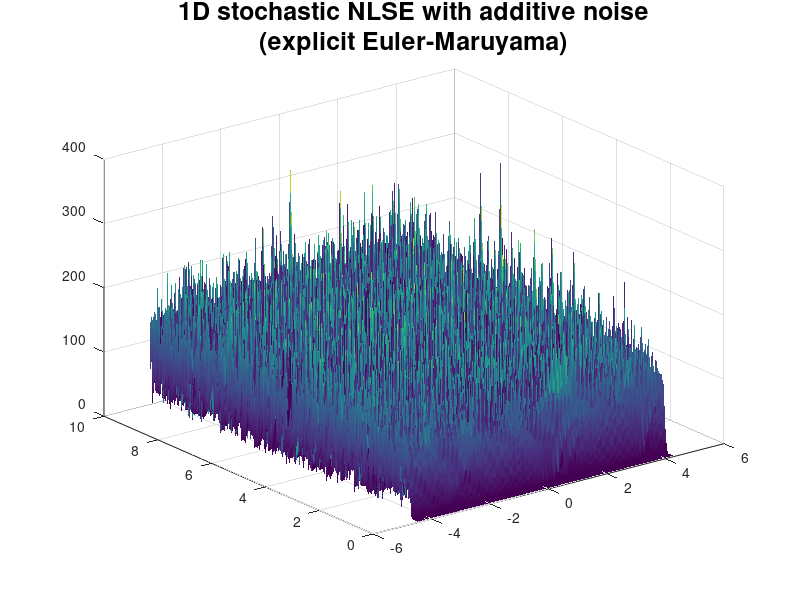

Here is the MATLAB script that generated this plot: (Note: this script raises an error after producing the figure.)
clc; clear;

%% Parameters
L   = 2*sqrt(2)*pi;    % domain length
N   = 64;              % number of spatial points
dx  = L/N;             
x   = linspace(-L/2, L/2-dx, N)';  % periodic grid
T   = 10;              % final time
dt  = 0.001;           % time step
Nt  = round(T/dt);
t   = 0:dt:T;
gam = 2;               % nonlinearity
sigma = 0.1;           % noise amplitude

% Initial condition
p0 = 0.5*(1 + 0.01*cos(2*pi*x/L));
q0 = zeros(N,1);

% Preallocate solution
P = zeros(N, Nt+1);
P(:,1) = p0;
Q = zeros(N, Nt+1);
Q(:,1) = q0;

% Laplacian operator (periodic)
e = ones(N,1);
Dxx = spdiags([e -2*e e], -1:1, N, N)/dx^2;
Dxx(1,N) = 1/dx^2; Dxx(N,1) = 1/dx^2;  % periodic BC

%% Explicit time stepping (Euler-Maruyama)

rng('default');  % for reproducibility
p = p0;
q = q0;
for n = 1:Nt
    % Laplacians
    Lp = Dxx*p;
    Lq = Dxx*q;
    
    % Nonlinear terms
    pmq = p.^2 + q.^2;
    
    % Generate additive noise
    dW1 = sqrt(dt)*randn(N,1);
    dW2 = sqrt(dt)*randn(N,1);
    
    % Explicit Euler-Maruyama update
    p = p - dt*(Lq + gam*pmq.*q) + sigma*dW1;
    q = q + dt*(Lp + gam*pmq.*p) + sigma*dW2;
    
    % Store
    P(:,n+1) = p;
    Q(:,n+1) = q;
end

% Compute |psi|^2
Psi2 = P.^2 + Q.^2;

% Plot
figure;
surf(x', t', Psi2', 'LineStyle', 'none');
title({'1D stochastic NLSE with additive noise', ...
       '(explicit Euler-Maruyama)'}, 'FontSize', 18);
xlabel('$x$', Interpreter='latex', FontSize=20);
ylabel('$t$', Interpreter='latex', FontSize=20);
zlabel('$|\psi|^2$', Interpreter='latex', FontSize=20);
colormap jet;
% shading interp;     % smooth surface
colorbarHandle = colorbar;
ylabel(colorbarHandle, '$|\psi|^2$', 'Interpreter','latex', 'FontSize',18);

%% Implicit (Crank-Nicolson) + Newton's method

T       = 100;           % final time
L       = 2*sqrt(2)*pi;  % domian length
dx      = L/64;          % mesh width
dt      = 0.005;         % time step
x_grid  = -L/2:dx:L/2;   % grid points
t       = 0:dt:T;        % time points
Nt      = T/dt;
gam     = 2;

X = zeros(2*N, Nt);

% Initial conditions
psi0 = init(x_grid, N, L);
psi = psi0;

% IC snapshot
X(:,1) = psi;

sigma = 0.01; % noise amplitude

for i = 1:Nt
    % Initial guess for Newton
    psi_next = psi;

    % Sample additive noise (complex)
    xi = randn(2*N, 1); % independent for p and q parts
    noise = sigma * sqrt(dt) * xi;

    % Newton iteration
    ci = 0;
    err = 1;
    
    while err > 1e-13
        % [fvec, J] = NLSE_solve(psi_next, psi, dx, dt, gam, N);
        [fvec, J] = NLSE_solve_BC(psi_next, psi, dx, dt, gam, N, 'periodic');
        
        % Include noise to residual (only to fvec)
        fvec = fvec - noise;
        
        % Update Newton
        psi_next = psi_next - (J \ fvec);
        ci = ci + 1;
        err = norm(fvec);
        if ci == 10
            err
            err = 0.5e-14;
        end
    end

    % Store solution
    X(:,i+1) = psi_next;
    psi = psi_next;
end

% %
P   = X(1:N, :);         % p snapshots
Q   = X(N+1:end, :);     % q snapshots
Psi = abs(P + Q*1j);     % |psi| snapshots
% 

% % Plotting the solution and energy
figure;
surf(x_grid(2:end)', t', (Psi(1:N,:).^2)','LineStyle','none')
title({'Stochastic 1D NLSE with additive noise', ...
       'implicit (CN) E-M Scheme'}, 'FontSize', 18);
xlabel('$x$', Interpreter='latex', FontSize=20);
ylabel('$t$', Interpreter='latex', FontSize=20);
zlabel('$|\psi|^2$', Interpreter='latex', FontSize=20);
colormap jet;
colorbarHandle = colorbar;
ylabel(colorbarHandle, '$|\psi|^2$', 'Interpreter','latex', 'FontSize',18);

%% Semi-implicit time stepping
% (implicit for linear drift term + explicit for nonlinear drift term)
% This becomes unstable for larger time step (dt = 0.005)
% and only stable for e.g. dt = 0.001

% Spatial parameters
Lx = 2*sqrt(2)*pi;
N  = 64;
dx = Lx / N;
x  = linspace(-Lx/2, Lx/2-dx, N)';  % spatial grid

% Temporal parameters
dt = 0.001;
Nt = 100000;
t  = (0:Nt)*dt;

% NLSE parameters
kappa = 2.0;
sigma = 0.01;

% Initial condition
A = 0.5;
psi = A * (1 + 0.01 * cos(2*pi*x/Lx));
psi = complex(psi, zeros(size(psi)));  % complex

% Store |psi|^2
X = zeros(N, Nt+1);
X(:,1) = abs(psi).^2;

% Laplacian operator (periodic BC)
e = ones(N,1);
Lop = spdiags([e -2*e e], -1:1, N, N) / dx^2;
% periodic wrap
Lop = full(Lop);
Lop(1,end) = 1/dx^2;
Lop(end,1) = 1/dx^2;
Lop = sparse(Lop);

% Implicit operator (precompute)
I = speye(N);
LHS = I - 1i*dt*Lop;  % constant

% Time-stepping
for n = 1:Nt
    % Nonlinear term (explicit)
    NL = 1i * kappa * dt * abs(psi).^2 .* psi;

    % Stochastic additive noise
    xi = randn(N,1) + 1i*randn(N,1);
    noise = -1i * sigma * sqrt(dt) * xi;

    % Right-hand side
    RHS = psi + NL + noise;

    % Solve linear system
    psi = LHS \ RHS;

    % Store solution
    X(:,n+1) = abs(psi).^2;
end

% Plot snapshots
plot_every = 100;
figure;
hold on;
for n = 1:plot_every:Nt+1
    plot(x, X(:,n));
end
xlabel('x');
ylabel('|psi|^2');
title('Stochastic 1D NLSE (additive noise)');
grid on;
hold off;

% Surf plot of |psi|^2
t_plot = t(1:plot_every:end); 
X_plot = X(:,1:plot_every:end);

figure;
surf(x, t_plot, X_plot', 'EdgeColor', 'none'); % transpose X for correct orientation
xlabel('$x$', Interpreter='latex', FontSize=20);
ylabel('$t$', Interpreter='latex', FontSize=20);
zlabel('$|\psi|^2$', Interpreter='latex', FontSize=20);
title({'Stochastic 1D NLSE with additive noise', ...
       'semi-implicit E-M + linear solver'}, 'FontSize', 18);
colormap jet;
view(2);   % view from top (optional, can remove for 3D view)
colorbar;


%% Fully implicit + Newton's method
% Treat both linear and nonlinear drift terms implicitly

T       = 100;           % final time
L       = 2*sqrt(2)*pi;  % domian length
N       = 64;            % number of spatial points
dx      = L/N;           % mesh width
dt      = 0.005;         % time step
x_grid  = -L/2:dx:L/2;   % grid points
t       = 0:dt:T;        % time points
Nt      = T/dt;
gam     = 2;

X = zeros(2*N, Nt);

% Initial conditions
psi0 = init(x_grid, N, L);
psi = psi0;

% IC snapshot
X(:,1) = psi;

sigma = 0.01; % noise amplitude

for i = 1:Nt
    % Initial guess for Newton
    psi_next = psi;

    % Sample additive noise (complex)
    xi = randn(2*N, 1); % independent for p and q parts
    noise = sigma * sqrt(dt) * xi;

    % Newton iteration
    ci = 0;
    err = 1;
    
    while err > 1e-13
        [fvec, J] = NLSE_solve_fully_implicit(psi_next, psi, dx, dt, gam, N);
        
        % Include noise to residual (only to fvec)
        fvec = fvec - noise;
        
        % Update Newton
        psi_next = psi_next - (J \ fvec);
        ci = ci + 1;
        err = norm(fvec);
        if ci == 10
            err
            err = 0.5e-14;
        end
    end

    % Store solution
    X(:,i+1) = psi_next;
    psi = psi_next;
end

% %
P   = X(1:N, :);         % p snapshots
Q   = X(N+1:end, :);     % q snapshots
Psi = abs(P + Q*1j);     % |psi| snapshots
% 

% % Plotting the solution and energy
figure;
surf(x_grid(2:end)', t', (Psi(1:N,:).^2)','LineStyle','none')
title({'Stochastic 1D NLSE with additive noise', ...
       'fully implicit E-M + Newtons method'}, 'FontSize', 18);
xlabel('$x$', Interpreter='latex', FontSize=20);
ylabel('$t$', Interpreter='latex', FontSize=20);
zlabel('$|\psi|^2$', Interpreter='latex', FontSize=20);
colormap jet;
colorbarHandle = colorbar;
ylabel(colorbarHandle, '$|\psi|^2$', 'Interpreter','latex', 'FontSize',18);


%%
clc; clear all;

% Parameters
Nx   = 2^6;                   % spatial points
Lx   = 2*sqrt(2)*pi;          % domain length
dx   = Lx / Nx;               
x    = linspace(-Lx/2, Lx/2-dx, Nx)'; % periodic grid

T    = 0.1;                   % final time
dt   = 0.001;                 
Nt   = round(T/dt);

kappa = 2.0;                  % NLSE nonlinearity
sigma = 0.01;                 % additive noise amplitude

% Initial condition
A = 0.5;
psi = A * (1 + 0.01*cos(2*pi*x/Lx));
psi = psi + 1i*zeros(size(psi));

% Storage
X = zeros(Nx, Nt+1);
X(:,1) = abs(psi).^2;

% Laplacian (periodic)
e = ones(Nx,1);
Lop = spdiags([e -2*e e], [-1 0 1], Nx, Nx)/dx^2;
Lop(1,end) = 1/dx^2;   % periodic BC
Lop(end,1) = 1/dx^2;

I = speye(Nx);

% CN operator
LHS = I - 1i*dt/2 * Lop;
RHS_Laplace = I + 1i*dt/2 * Lop;

% Time-stepping
for n = 1:Nt
    % Nonlinear term (explicit)
    NL = 1i * kappa * dt * abs(psi).^2 .* psi;
    
    % Additive noise
    xi = randn(Nx,1) + 1i*randn(Nx,1);
    noise = sigma * sqrt(dt) * xi;
    
    % Right-hand side
    RHS = RHS_Laplace * psi + NL + noise;
    
    % Solve implicit linear system
    psi = LHS \ RHS;
    
    % Store
    X(:,n+1) = abs(psi).^2;
end

% Plot surface
figure;
surf((0:Nx-1)*dx, (0:Nt)*dt, X', 'EdgeColor', 'none');
xlabel('x'); ylabel('t'); zlabel('|psi|^2');
title('Stochastic 1D NLSE (CN + additive noise)');
colormap jet;
view(2); colorbar;


%% Function for defining the initial conditions for NLSE problem
function [y0] = init(x_grid, N, L)
q0 = zeros(N,1);  % imag part
p0 = zeros(N,1);  % real part 
for j=1:1:N
    p0(j,1) = 0.5*(1+ (0.01*cos(2*pi*x_grid(j)/L)));
    q0(j,1) = 0;
end
y0=[p0; q0;];
end
%% Efficient Newton's iteration

function [fvec, J] = NLSE_solve(y_next, y_now, dx, dt, gam, N)
% Efficient residual and Jacobian for 1D NLSE implicit scheme
%
% Inputs:
% y_now, y_next : [2N x 1] real vectors [p; q]
% dx, dt, gam   : discretization, nonlinearity parameters
% N             : number of spatial grid points
%
% Output:
% fvec [2N x 1]  : nonlinear residual
% J    [2N x 2N] : Jacobian matrix

% ----------------------------------------
% Preallocate residual and Jacobian arrays
% ----------------------------------------
fvec = zeros(2*N, 1);
% sparse preallocation (each row ~6 nonzeros)
J = spalloc(2*N, 2*N, 12*N);   

% ------------------------------
% Split state into q and p parts
% ------------------------------
p_now  = y_now(1:N);
q_now  = y_now(N+1:end);
p_next = y_next(1:N);
q_next = y_next(N+1:end);

% -----------------------------------------------------
% Periodic extension (to avoid special boundary cases)
% -----------------------------------------------------
p_now_ext  = [p_now(end); p_now; p_now(1)];
q_now_ext  = [q_now(end); q_now; q_now(1)];
p_next_ext = [p_next(end); p_next; p_next(1)];
q_next_ext = [q_next(end); q_next; q_next(1)];

% -----------------------------------------------------
% Loop through all interior points (uniform treatment)
% -----------------------------------------------------
for i = 1:N
    % Local 3-point stencil indices (periodic wrap)
    idx = i + (0:2);  % maps to i-1, i, i+1 in extended arrays

    % Collect local triplets
    pk  = p_now_ext(idx);
    qk  = q_now_ext(idx);
    pk1 = p_next_ext(idx);
    qk1 = q_next_ext(idx);

    % Local nonlinear residual and Jacobian (2x6)
    % [r, jac] = NLSE_eq_local(pk1, qk1, pk, qk, dx, dt, gam);
    [r, jac] = NLSE_eq_local_BC(pk1, qk1, pk, qk, dx, dt, gam, 'dirichlet', i, N);
    % Fill global residual
    fvec(i)   = r(1);
    fvec(N+i) = r(2);

    % Indices for q and p in global system
    i_prev = mod(i-2, N) + 1; % i-1
    i_curr = i;               % i
    i_next = mod(i, N) + 1;   % i+1
    
    i_fill = [i_prev, i_curr, i_next, ...
                N+i_prev, N+i_curr, N+i_next];

    % Place local Jacobian into sparse global matrix
    J(i,   i_fill) = jac(1,:);
    J(N+i, i_fill) = jac(2,:);
end
end


function [residual, jac] = NLSE_eq_local(pk1, qk1, pk, qk, dx, dt, gam)
% Local 3-point Crank–Nicolson (midpoint rule) for NLSE (real form)
%
% Inputs:
% qk1, pk1 : 3-point vectors at time n+1
% qk,  pk  : 3-point vectors at time n
%
% Outputs:
% residual : local residual vector (6 x 1) 
% jac      : local Jacobian matrix (2 x 6)
% --------------------------------------------

% Midpoint nonlinear term (Crank–Nicolson)
pmid = 0.5 * (pk(2) + pk1(2)); % midpoint over time at i
qmid = 0.5 * (qk(2) + qk1(2));
r2mid = qmid^2 + pmid^2;

% Laplacians (central difference)
dp_now  = (pk(1) - 2*pk(2) + pk(3)) / dx^2;
dq_now  = (qk(1) - 2*qk(2) + qk(3)) / dx^2;
dp_next = (pk1(1) - 2*pk1(2) + pk1(3)) / dx^2;
dq_next = (qk1(1) - 2*qk1(2) + qk1(3)) / dx^2;

% Crank–Nicolson (average Laplacian)
dp_avg = 0.5 * (dp_now + dp_next);
dq_avg = 0.5 * (dq_now + dq_next);

% --------------------------------------------
% Residuals (real and imaginary parts)
% --------------------------------------------
residual = [
    pk1(2) - pk(2) + dt * ( dq_avg + gam * r2mid * qmid );  % p-equation
    qk1(2) - qk(2) - dt * ( dp_avg + gam * r2mid * pmid )   % q-equation
];

% --------------------------------------------
% Analytical Jacobian (2x6)
% --------------------------------------------
deriv_Lap = [1, -2, 1] / (2*dx^2); % average of Laplacians over k, k+1

% partials of nonlinear term
% dr2_dpk1 = [0, pmid, 0]; 
% dr2_dqk1 = [0, qmid, 0];

% Initialization
jac = zeros(2,6);

% Row 1: derivative of p-residual
% dq_avg term → acts on q^{k+1}
jac(1,4:6) = dt * deriv_Lap;  
% nonlinear term wrt p^{k+1}
jac(1,2) = jac(1,2) + dt*gam*(2*pmid*qmid)/2;
% nonlinear term wrt q^{k+1}
jac(1,5) = jac(1,5) + dt*gam*(3*qmid^2 + pmid^2)/2;
% identity term
jac(1,2) = jac(1,2) + 1;

% Row 2: derivative of q-residual
% dp_avg term → acts on p^{n+1}
jac(2,1:3) = -dt * deriv_Lap;
% nonlinear term wrt p^{n+1}
jac(2,2) = jac(2,2) - dt*gam*(3*pmid^2 + qmid^2)/2;
% nonlinear term wrt q^{n+1}
jac(2,5) = jac(2,5) - dt*gam*(2*pmid*qmid)/2;
% identity term
jac(2,5) = jac(2,5) + 1;

end

function [fvec, J] = NLSE_solve_BC(y_next, y_now, dx, dt, gam, N, BCtype)
% Efficient residual and Jacobian for 1D NLSE implicit scheme with BC option
%
% Inputs:
% y_now, y_next : [2N x 1] real vectors [p; q]
% dx, dt, gam   : discretization and nonlinearity parameters
% N             : number of spatial grid points
% BCtype        : 'periodic', 'dirichlet', 'neumann'
%
% Output:
% fvec [2N x 1]  : nonlinear residual
% J    [2N x 2N] : Jacobian matrix

fvec = zeros(2*N,1);
J = spalloc(2*N, 2*N, 12*N);

% Split p and q
p_now  = y_now(1:N); q_now  = y_now(N+1:end);
p_next = y_next(1:N); q_next = y_next(N+1:end);

% ------------------------------
% Extend arrays based on BC
% ------------------------------
switch lower(BCtype)
    case 'periodic'
        % Periodic extension
        p_now_ext  = [p_now(end); p_now; p_now(1)];
        q_now_ext  = [q_now(end); q_now; q_now(1)];
        p_next_ext = [p_next(end); p_next; p_next(1)];
        q_next_ext = [q_next(end); q_next; q_next(1)];
        interior = 1:N;
    case 'dirichlet'
        % No extension, skip boundaries in loop
        p_now_ext  = p_now;
        q_now_ext  = q_now;
        p_next_ext = p_next;
        q_next_ext = q_next;
        interior = 2:N-1;  % interior points
    case 'neumann'
        % No extension, skip boundaries in loop
        p_now_ext  = p_now;
        q_now_ext  = q_now;
        p_next_ext = p_next;
        q_next_ext = q_next;
        interior = 2:N-1;  % interior points
    otherwise
        error('Unknown BC type: %s', BCtype);
end

% ------------------------------
% Loop over interior points
% ------------------------------
for i = interior
    switch lower(BCtype)
        case 'periodic'
            idx = i:i+2;  % extended array
        case {'dirichlet','neumann'}
            idx = i-1:i+1; % standard 3-point stencil
    end

    pk  = p_now_ext(idx);
    qk  = q_now_ext(idx);
    pk1 = p_next_ext(idx);
    qk1 = q_next_ext(idx);

    [r, jac] = NLSE_eq_local(pk1, qk1, pk, qk, dx, dt, gam);

    fvec(i)   = r(1);
    fvec(N+i) = r(2);

    % Global Jacobian indices
    if strcmpi(BCtype,'periodic')
        i_prev = mod(i-2, N)+1;
        i_curr = i;
        i_next = mod(i, N)+1;
    else
        i_prev = i-1;
        i_curr = i;
        i_next = i+1;
    end

    i_fill = [i_prev,i_curr,i_next, N+i_prev,N+i_curr,N+i_next];
    J(i,   i_fill) = jac(1,:);
    J(N+i, i_fill) = jac(2,:);
end

% ------------------------------
% Apply boundary conditions
% ------------------------------
switch lower(BCtype)
    case 'dirichlet'
        fvec([1,N,N+1,2*N]) = [p_next(1); p_next(N); q_next(1); q_next(N)];
        J([1,N,N+1,2*N],:) = 0;
        J(1,1)=1; J(N,N)=1; J(N+1,N+1)=1; J(2*N,2*N)=1;
    case 'neumann'
        % one-sided differences already inside NLSE_eq_local if desired
        % or leave fvec = 0 for residual at boundaries
        fvec([1,N,N+1,2*N]) = 0;  
        J([1,N,N+1,2*N],:) = 0;
        J(1,1)=1; J(N,N)=1; J(N+1,N+1)=1; J(2*N,2*N)=1;
end

end

function [residual, jac] = NLSE_eq_local_BC(pk1, qk1, pk, qk, dx, dt, gam, BCtype, i, N)
% Local 3-point Crank–Nicolson (midpoint rule) for 1D NLSE (real form)
%
% Inputs:
% pk1,qk1 : 3-point vectors at time n+1 (center + neighbors)
% pk,qk   : 3-point vectors at time n
% BCtype  : 'periodic','dirichlet','neumann'
% i       : current global index
% N       : total number of grid points
%
% Outputs:
% residual : 2x1 vector
% jac      : 2x6 matrix

% Midpoint nonlinear term (Crank–Nicolson)
pmid = 0.5 * (pk(2) + pk1(2)); % midpoint at center
qmid = 0.5 * (qk(2) + qk1(2));
r2mid = pmid^2 + qmid^2;

% ---------------------------
% Laplacian (with BC handling)
% ---------------------------
switch lower(BCtype)
    case 'periodic'
        dp_now  = (pk(1) - 2*pk(2) + pk(3)) / dx^2;
        dq_now  = (qk(1) - 2*qk(2) + qk(3)) / dx^2;
        dp_next = (pk1(1) - 2*pk1(2) + pk1(3)) / dx^2;
        dq_next = (qk1(1) - 2*qk1(2) + qk1(3)) / dx^2;

    case 'dirichlet'
        % Dirichlet: u(0)=u(L)=0, center = pk(2)
        if i==1 || i==N
            dp_now=0; dq_now=0; dp_next=0; dq_next=0;
        else
            dp_now  = (pk(1) - 2*pk(2) + pk(3)) / dx^2;
            dq_now  = (qk(1) - 2*qk(2) + qk(3)) / dx^2;
            dp_next = (pk1(1) - 2*pk1(2) + pk1(3)) / dx^2;
            dq_next = (qk1(1) - 2*qk1(2) + qk1(3)) / dx^2;
        end

    case 'neumann'
        % Neumann: u'(0)=u'(L)=0, use one-sided differences at boundaries
        if i==1
            dp_now  = ( -2*pk(2) + 2*pk(3) ) / dx^2;   % forward difference
            dq_now  = ( -2*qk(2) + 2*qk(3) ) / dx^2;
            dp_next = ( -2*pk1(2) + 2*pk1(3) ) / dx^2;
            dq_next = ( -2*qk1(2) + 2*qk1(3) ) / dx^2;
        elseif i==N
            dp_now  = ( 2*pk(1) - 2*pk(2) ) / dx^2;   % backward difference
            dq_now  = ( 2*qk(1) - 2*qk(2) ) / dx^2;
            dp_next = ( 2*pk1(1) - 2*pk1(2) ) / dx^2;
            dq_next = ( 2*qk1(1) - 2*qk1(2) ) / dx^2;
        else
            dp_now  = (pk(1) - 2*pk(2) + pk(3)) / dx^2;
            dq_now  = (qk(1) - 2*qk(2) + qk(3)) / dx^2;
            dp_next = (pk1(1) - 2*pk1(2) + pk1(3)) / dx^2;
            dq_next = (qk1(1) - 2*qk1(2) + qk1(3)) / dx^2;
        end
end

dp_avg = 0.5*(dp_now + dp_next);
dq_avg = 0.5*(dq_now + dq_next);

% ---------------------------
% Residuals
% ---------------------------
residual = [
    pk1(2) - pk(2) + dt * ( dq_avg + gam*r2mid*qmid );
    qk1(2) - qk(2) - dt * ( dp_avg + gam*r2mid*pmid )
];

% ---------------------------
% Jacobian (approx, can be improved)
% ---------------------------
deriv_Lap = [1 -2 1]/(2*dx^2); % average
jac = zeros(2,6);

% Row 1
jac(1,4:6) = dt*deriv_Lap;
jac(1,2) = jac(1,2) + dt*gam*(2*pmid*qmid)/2 + 1;
jac(1,5) = jac(1,5) + dt*gam*(3*qmid^2 + pmid^2)/2;

% Row 2
jac(2,1:3) = -dt*deriv_Lap;
jac(2,2) = jac(2,2) - dt*gam*(3*pmid^2 + qmid^2)/2;
jac(2,5) = jac(2,5) - dt*gam*(2*pmid*qmid)/2 + 1;

end



function [F, J] = NLSE_solve_fully_implicit(psi_next, psi, dx, dt, gam, N)

% psi_next and psi are in R^{2N} where:
% psi_next = [p_next; q_next], psi = [p; q].

% Split real & imaginary parts
p_next = psi_next(1:N);
q_next = psi_next(N+1:end);

p = psi(1:N);
q = psi(N+1:end);

% Laplacian matrix (periodic BC)
e = ones(N,1);
L = spdiags([e -2*e e], -1:1, N, N) / dx^2;
L(1,end) = 1/dx^2;
L(end,1) = 1/dx^2;

% Complex magnitude squared at time levels
abs2_next = p_next.^2 + q_next.^2;
abs2 = p.^2 + q.^2;

% CN residual (real form)
Fp = p_next - p + dt * ( (L*q_next + L*q)/2 ) ...
    + dt * gam * ( (abs2_next .* q_next + abs2 .* q)/2 );

Fq = q_next - q - dt * ( (L*p_next + L*p)/2 ) ...
    - dt * gam * ( (abs2_next .* p_next + abs2 .* p)/2 );

% Assemble residual
F = [Fp; Fq];

% ---- JACOBIAN ----
% Derivatives for nonlinearity: d(|psi|^2 psi)/d(p,q)
% For real form:
D11 = spdiags(gam*(2*p_next.*q_next), 0, N, N);
D22 = spdiags(gam*(2*p_next.*q_next), 0, N, N);
D12 = spdiags(gam*(3*q_next.^2 + p_next.^2), 0, N, N);
D21 = spdiags(-gam*(3*p_next.^2 + q_next.^2), 0, N, N);

% Linear blocks
A = speye(N) + dt/2 * (L);   % from p-equation wrt q
B = speye(N) - dt/2 * (L);   % from q-equation wrt p

% Jacobian in block matrix form:
% J = [ I  dt/2*(L + D11) ; -dt/2*(L + D22)   I ]
J = [ speye(N) + dt/2*D12 ,    dt/2*(L + D11);
     -dt/2*(L + D22)      ,  speye(N) + dt/2*D21 ];

end
